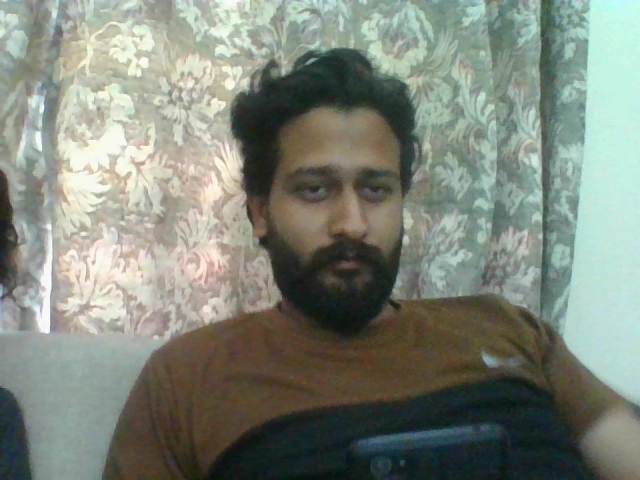
#> input picture predictions/received.jpg, 640 x 480 px
$ jupyter execute test.ipynb
#> lines starting #> are read from the running program, lines starting #| are printed output that depends on the picture
[cell 1]
import cv2
import os
import numpy as np
import matplotlib.pyplot as plt

[cell 2]
recieved_img  = cv2.imread('received.jpg')
#> recieved_img is the input picture: shape (480, 640, 3); mean B, G, R 122.8, 134.2, 127.4

[cell 3]
import os
import cv2
import matplotlib.pyplot as plt
import numpy as np

# Load original image (BGR to RGB for matplotlib)
original = cv2.imread("received.jpg")
original = cv2.resize(original, (256, 256))  # Resize to 1024x1024
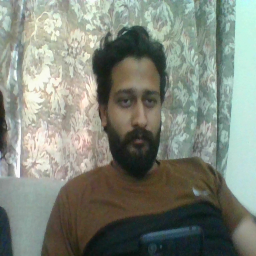
#> original: shape (256, 256, 3); mean B, G, R 122.7, 134.1, 127.3
original_rgb = cv2.cvtColor(original, cv2.COLOR_BGR2RGB)
# print(original_rgb.shape)

for i in range(11):  # mask indices
    for j in range(1, 10):  # thresholds 0.1 to 0.9
        mask_path = f"mask_{i}/thresh0.{j}.png"

        if not os.path.exists(mask_path):
            print(f"Missing: {mask_path}")
            continue

        # Load mask
        mask = cv2.imread(mask_path, cv2.IMREAD_GRAYSCALE)

        # Make a copy to overlay on
        overlay = original_rgb.copy()

        # Create a green layer
        green = [0, 255, 0]

        # Boolean mask where mask == 255
        overlay[np.where(mask == 255)] = green

        # Plot and save
        plt.figure(figsize=(10, 5))
        plt.suptitle(f"Mask {i} - Threshold 0.{j}", fontsize=16)

        plt.subplot(1, 2, 1)
        plt.imshow(original_rgb)
        plt.title("Original")
        plt.axis("off")

        plt.subplot(1, 2, 2)
        plt.imshow(overlay)
        plt.title("Mask Overlay (Green)")
        plt.axis("off")

        output_path = f"mask_{i}/overlay_thresh0.{j}.png"
        plt.savefig(output_path, bbox_inches='tight')
        print(f"Saved: {output_path}")

        plt.show()
